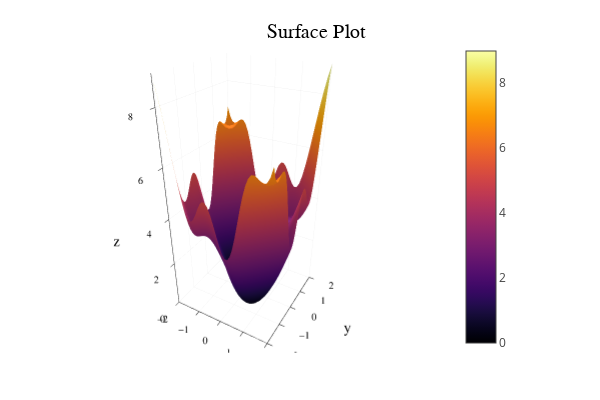

Write notebook code for a chart like this one.
### Code cell
xs = collect(-2:0.1:2)
ys = collect(-2:0.1:2)
surface_data = @. xs'^2 + ys^2 + sin(xs' * 2ys)
plot(xs, ys, surface_data; st=:surface, xlabel="x", ylabel="y", zlabel="z", title="Surface Plot")

### Figure 1 — Plotly figure (JSON) as saved in the notebook; plotly's stock layout.template omitted (floating-point values rounded to 4 significant figures; data arrays with more than 128 entries replaced by an {"elided": "..."} marker saying what was removed)
{"data": [{"colorbar": {"len": 0.8657, "title": "", "x": 0.7605, "y": 0.5087}, "colorscale": {"elided": "256x2 mixed values"}, "name": "y1", "opacity": null, "scene": "scene", "showlegend": false, "showscale": true, "type": "surface", "x": [-2, -1.9, -1.8, -1.7, -1.6, -1.5, -1.4, -1.3, -1.2, -1.1, -1, -0.9, -0.8, -0.7, -0.6, -0.5, -0.4, -0.3, -0.2, -0.1, 0, 0.1, 0.2, 0.3, 0.4, 0.5, 0.6, 0.7, 0.8, 0.9, 1, 1.1, 1.2, 1.3, 1.4, 1.5, 1.6, 1.7, 1.8, 1.9, 2], "xaxis": "x", "y": [-2, -1.9, -1.8, -1.7, -1.6, -1.5, -1.4, -1.3, -1.2, -1.1, -1, -0.9, -0.8, -0.7, -0.6, -0.5, -0.4, -0.3, -0.2, -0.1, 0, 0.1, 0.2, 0.3, 0.4, 0.5, 0.6, 0.7, 0.8, 0.9, 1, 1.1, 1.2, 1.3, 1.4, 1.5, 1.6, 1.7, 1.8, 1.9, 2], "yaxis": "y", "z": {"elided": "41x41 float values"}, "zaxis": "z", "zmax": 8.989, "zmin": 0}], "layout": {"annotations": [{"font": {"color": "rgba(0, 0, 0, 1.000)", "family": "sans-serif", "size": 20}, "rotation": 0, "showarrow": false, "text": "Surface Plot", "x": 0.5275, "xanchor": "center", "xref": "paper", "y": 1, "yanchor": "top", "yref": "paper"}], "height": 400, "legend": {"bgcolor": "rgba(255, 255, 255, 1.000)", "bordercolor": "rgba(0, 0, 0, 1.000)", "borderwidth": 1, "font": {"color": "rgba(0, 0, 0, 1.000)", "family": "sans-serif", "size": 11}, "title": {"font": {"color": "rgba(0, 0, 0, 1.000)", "family": "sans-serif", "size": 15}, "text": ""}, "tracegroupgap": 0, "traceorder": "normal", "x": 1, "xanchor": "auto", "y": 1, "yanchor": "auto"}, "margin": {"b": 20, "l": 0, "r": 0, "t": 20}, "paper_bgcolor": "rgba(255, 255, 255, 1.000)", "plot_bgcolor": "rgba(255, 255, 255, 1.000)", "scene": {"camera": {"eye": {"x": 1.126, "y": -1.95, "z": 1.3}, "projection": "orthographic"}, "domain": {"x": [0.06165, 0.7605], "y": [0.07581, 0.9415]}, "xaxis": {"gridcolor": "rgba(0, 0, 0, 0.100)", "gridwidth": 0.5, "linecolor": "rgba(0, 0, 0, 1.000)", "mirror": false, "range": [-2, 2], "showgrid": true, "showline": true, "showticklabels": true, "tickangle": 0, "tickcolor": "rgb(0, 0, 0)", "tickfont": {"color": "rgba(0, 0, 0, 1.000)", "family": "sans-serif", "size": 11}, "tickmode": "array", "ticks": "inside", "ticktext": ["−2", "−1", "0", "1", "2"], "tickvals": [-2, -1, 0, 1, 2], "title": "x", "titlefont": {"color": "rgba(0, 0, 0, 1.000)", "family": "sans-serif", "size": 15}, "type": "-", "visible": true, "zeroline": false, "zerolinecolor": "rgba(0, 0, 0, 1.000)"}, "yaxis": {"gridcolor": "rgba(0, 0, 0, 0.100)", "gridwidth": 0.5, "linecolor": "rgba(0, 0, 0, 1.000)", "mirror": false, "range": [-2, 2], "showgrid": true, "showline": true, "showticklabels": true, "tickangle": 0, "tickcolor": "rgb(0, 0, 0)", "tickfont": {"color": "rgba(0, 0, 0, 1.000)", "family": "sans-serif", "size": 11}, "tickmode": "array", "ticks": "inside", "ticktext": ["−2", "−1", "0", "1", "2"], "tickvals": [-2, -1, 0, 1, 2], "title": "y", "titlefont": {"color": "rgba(0, 0, 0, 1.000)", "family": "sans-serif", "size": 15}, "type": "-", "visible": true, "zeroline": false, "zerolinecolor": "rgba(0, 0, 0, 1.000)"}, "zaxis": {"gridcolor": "rgba(0, 0, 0, 0.100)", "gridwidth": 0.5, "linecolor": "rgba(0, 0, 0, 1.000)", "mirror": false, "range": [0, 8.989], "showgrid": true, "showline": true, "showticklabels": true, "tickangle": 0, "tickcolor": "rgb(0, 0, 0)", "tickfont": {"color": "rgba(0, 0, 0, 1.000)", "family": "sans-serif", "size": 11}, "tickmode": "array", "ticks": "inside", "ticktext": ["0", "2", "4", "6", "8"], "tickvals": [0, 2, 4, 6, 8], "title": "z", "titlefont": {"color": "rgba(0, 0, 0, 1.000)", "family": "sans-serif", "size": 15}, "type": "-", "visible": true, "zeroline": false, "zerolinecolor": "rgba(0, 0, 0, 1.000)"}}, "showlegend": true, "width": 600}}
